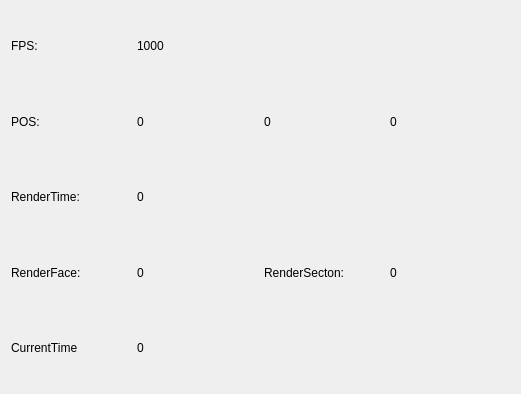
<?xml version="1.0" encoding="UTF-8"?>
<ui version="4.0">
 <class>Frame</class>
 <widget class="QFrame" name="Frame">
  <property name="geometry">
   <rect>
    <x>0</x>
    <y>0</y>
    <width>521</width>
    <height>394</height>
   </rect>
  </property>
  <property name="windowTitle">
   <string>Frame</string>
  </property>
  <layout class="QVBoxLayout" name="verticalLayout_4">
   <item>
    <layout class="QGridLayout" name="gridLayout_2">
     <item row="1" column="2">
      <widget class="QLabel" name="POSVALY">
       <property name="text">
        <string>0</string>
       </property>
      </widget>
     </item>
     <item row="3" column="0">
      <widget class="QLabel" name="RENDERFACES">
       <property name="text">
        <string>RenderFace:</string>
       </property>
      </widget>
     </item>
     <item row="3" column="2">
      <widget class="QLabel" name="RENDERSECTIONS">
       <property name="text">
        <string>RenderSecton:</string>
       </property>
      </widget>
     </item>
     <item row="0" column="0">
      <widget class="QLabel" name="FPS">
       <property name="text">
        <string>FPS:</string>
       </property>
      </widget>
     </item>
     <item row="2" column="0">
      <widget class="QLabel" name="RENDERTIME">
       <property name="text">
        <string>RenderTime:</string>
       </property>
      </widget>
     </item>
     <item row="1" column="3">
      <widget class="QLabel" name="POSVALZ">
       <property name="text">
        <string>0</string>
       </property>
      </widget>
     </item>
     <item row="1" column="1">
      <widget class="QLabel" name="POSVALX">
       <property name="text">
        <string>0</string>
       </property>
      </widget>
     </item>
     <item row="1" column="0">
      <widget class="QLabel" name="POS">
       <property name="text">
        <string>POS:</string>
       </property>
      </widget>
     </item>
     <item row="2" column="1">
      <widget class="QLabel" name="RENDERTIMEVAL">
       <property name="text">
        <string>0</string>
       </property>
      </widget>
     </item>
     <item row="3" column="1">
      <widget class="QLabel" name="RENDERFACESVAL">
       <property name="focusPolicy">
        <enum>Qt::NoFocus</enum>
       </property>
       <property name="text">
        <string>0</string>
       </property>
      </widget>
     </item>
     <item row="0" column="1">
      <widget class="QLabel" name="FPSVAL">
       <property name="text">
        <string>1000</string>
       </property>
      </widget>
     </item>
     <item row="3" column="3">
      <widget class="QLabel" name="RENDERSECTIONSVAL">
       <property name="text">
        <string>0</string>
       </property>
      </widget>
     </item>
     <item row="4" column="0">
      <widget class="QLabel" name="CURRENTTIME">
       <property name="text">
        <string>CurrentTime</string>
       </property>
      </widget>
     </item>
     <item row="4" column="1">
      <widget class="QLabel" name="CURRENTTIMEVAL">
       <property name="text">
        <string>0</string>
       </property>
      </widget>
     </item>
    </layout>
   </item>
  </layout>
 </widget>
 <resources/>
 <connections/>
</ui>
